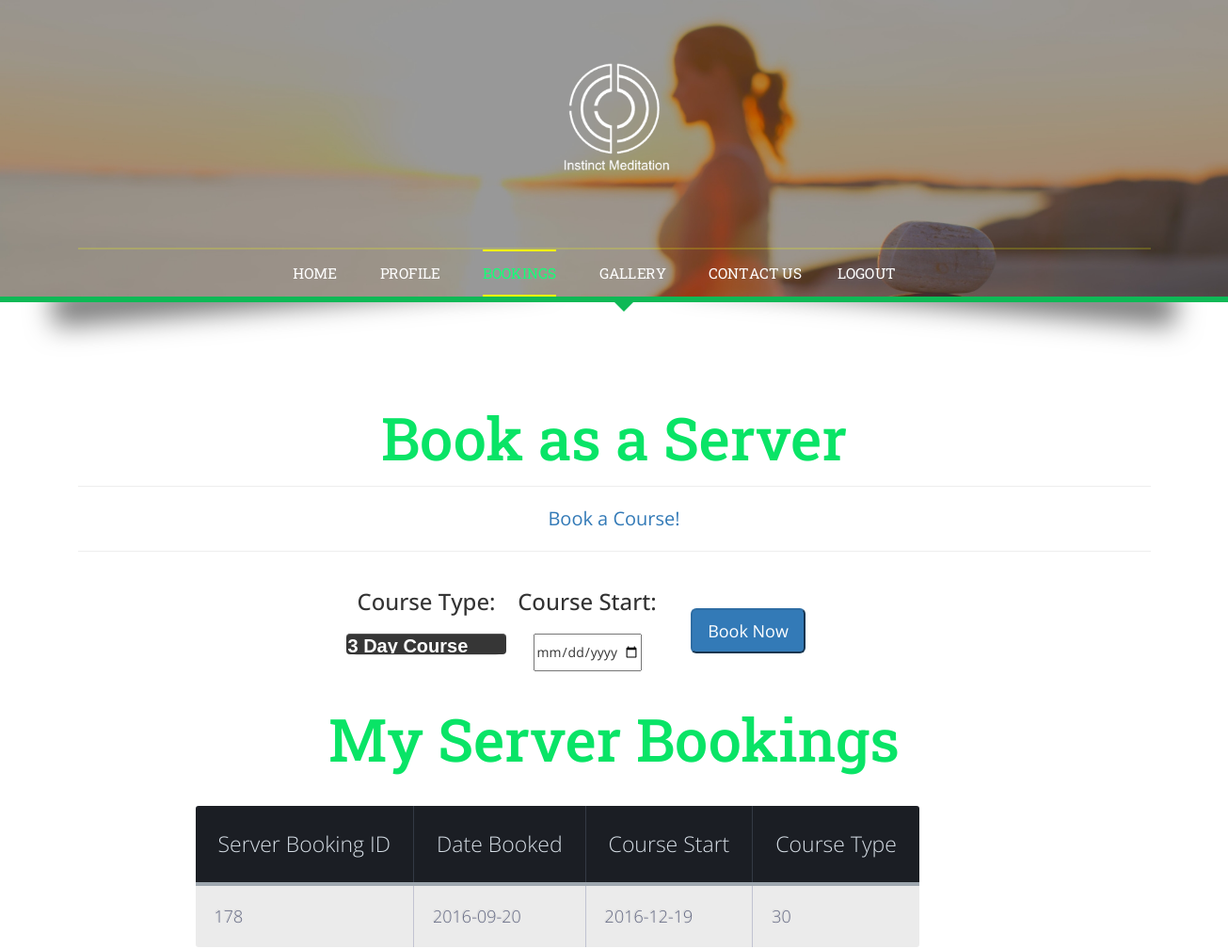
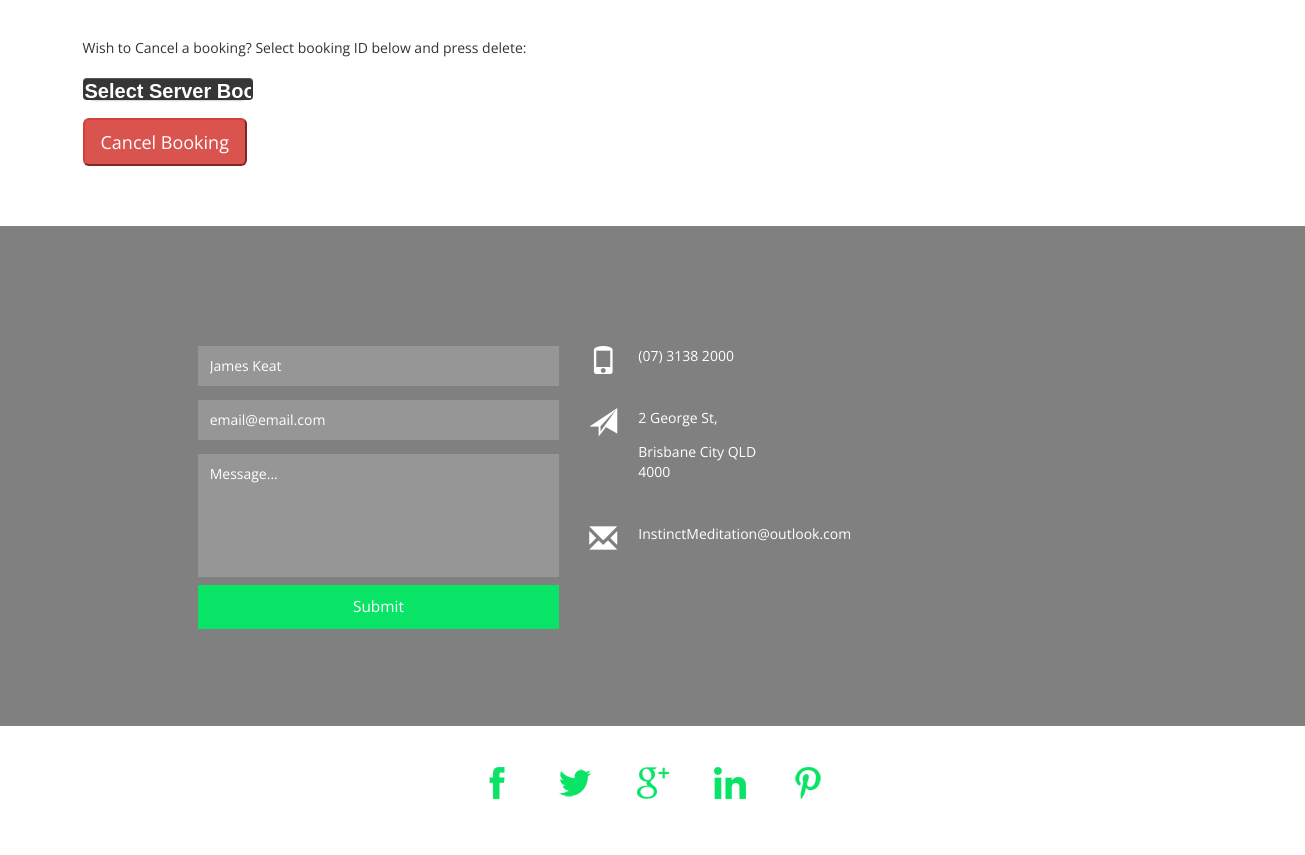
The app's page /serverbookings.php (signed in) with its own data (2 pictures, top to bottom).
### tables this page shows
CREATE TABLE `serverbookings` (
  `serverBookingID` int(64) NOT NULL,
  `userID` int(64) NOT NULL,
  `date` date NOT NULL,
  `serverStart` date NOT NULL,
  `courseEnd` date NOT NULL,
  `courseType` varchar(10) NOT NULL,
  `gender` text NOT NULL
);

### serverbookings.php (the view, shortened to what this page needs)
<?php
include "serverConnection.php";
if(isset($_SESSION['iAmLogged'] )){
$userBookinginfo = "SELECT * FROM serverBookings WHERE userID = '$_SESSION[userID]'";
$bookingpage = mysqli_query($con, $userBookinginfo) or die(mysqli_error($con));
}
?>
<!DOCTYPE html>
<html>
<head>
<link href="css/bootstrap.css" type="text/css" rel="stylesheet" media="all">
<link href="css/style.css" type="text/css" rel="stylesheet" media="all">
<link href="css/styletable.css" type="text/css" rel="stylesheet" media="all">
</head>
<body>
	<div class="banner">
		<div class="effect5">
			<div class="container">
				<div class="logo">
					<h1><a href="index.php"><img src="images/logo.png" alt="" /></a></h1>
				</div>
				<div class="top-nav">
					<nav class="navbar navbar-default">
						<div class="collapse navbar-collapse" id="bs-example-navbar-collapse-1">
							<ul class="nav navbar-nav navbar-center">
								<li><a href="loggedin.php"><span>H</span><span>O</span><span>M</span><span>E</span></a></li>
								<li><a href="profile.php" class="link link--yaku"><span>P</span><span>R</span><span>O</span><span>F</span><span>I</span><span>L</span><span>E</span></a></li>
								<li class="active"><a href="bookings.php" class="link link--yaku"><span>B</span><span>O</span><span>O</span><span>K</span><span>I</span><span>N</span><span>G</span><span>S</span></a></li>
								<li><a href="gallery.php" class="link link--yaku"><span>G</span><span>A</span><span>L</span><span>L</span><span>E</span><span>R</span><span>Y</span></a></li></a></li>
								<li><a href="#contact" class="scroll link link--yaku"><span>C</span><span>O</span><span>N</span><span>T</span><span>A</span><span>C</span><span>T</span> <span>U</span><span>S</span></a></li>
								<li><a href="process/logout.php" class="link link--yaku"><span>&nbsp; &nbsp; &nbsp; &nbsp; &nbsp;</span><span>L</span><span>O</span><span>G</span><span>O</span><span>U</span><span>T</span></a></li>
							</ul>
						</div>
					</nav>
				</div>
			</div>
		</div>
	</div>
	<div class="codes">
		<div class="container">
			<h3 class="title">Book as a Server</h3>
                <div id="adminTitle">
                    <hr><a href="bookings.php"> Book a Course! </a><hr>
                </div>
<div id="container">
    <div id="bookNow">
    <br>
        <form class="cd-form" action="process/processServerBooking.php" method="post" id="classBooking">
        <div class="bookForm">
            <div class="pos1-div">
            <h3> Course Type:  </h3> <br>
			<div class="select-div">
            <select name="courseType" >
                  <option value="3">3 Day Course</option>
            </select> </div>
            </div>
            <div class="pos2-div">
                <h3>Course Start: </h3> <br>
						<input class="full-width has-padding has-border" id="serverStart" name="serverStart" type="date" min="2016-08-01" max="2100-01-02" required>
            </div>
             <div class="pos3-div">
				<input class='btn-lg btn-primary' type="submit" name="bookNow" value="Book Now" ><p>
             </div>
        </div>
					</p> <br><br>
				</form>
    </div>
	<br> <br>
<h3 class="title">My Server Bookings</h3>	<br> <br>
<div id="myBookings">
	<div class="tablepos">
    <table>
	<thead>
	<tr>
        <th>Server Booking ID</th>
        <th>Date Booked</th>
		<th>Course Start</th>
        <th>Course Type</th>
	</tr>
	</thead>
	<tbody>
        <?php
    while($row = mysqli_fetch_array($bookingpage)) { ?>
	<tr>
        <td><?php echo strtoUpper($row['serverBookingID']) ?></td>
        <td><?php echo strtoUpper($row['date']) ?></td>
        <td><?php echo strtoUpper($row['serverStart']) ?> </td>
        <td><?php echo strtoUpper($row['courseType']) ?> </td>
        <?php }  ?>
	</tr>
	</tbody>
</table>
</div>
    </div>
<br><br>
             <form action="process/deleteServerBooking.php" method="post" id="deleteBooking"
                   onSubmit="if(!confirm('Do you really want to cancel your booking?')){return false;}">
        <p> Wish to Cancel a booking? Select booking ID below and press delete:</p> <br>
		<div class="select-div">
        <select name="deleteBooking">
            <option selected="true" disabled>Select Server Booking ID</option>
    </select> </div> <br> <br>
        <input class='btn-lg btn-danger' type="submit" value="Cancel Booking" onClick="myFunction()">
        </form >
<br><br><br>
</div>
</div>
	<div class="contact" id="contact">
		<div class="map">
			<iframe>allowfullscreen</iframe>
			<div class="map-color">
			</div>
		</div>
		<div class="contact-grids">
			<div class="col-md-5 contact-grid">
				<form action="process/processMessage.php" method="post" id="message">
<input type="text" value="<?php echo $_SESSION['firstName'];?> <?php echo $_SESSION['lastName'];?>" disabled >
<input type="text" value="<?php echo $_SESSION['email'];?>" placeholder="<?php echo $_SESSION['email'];?>" disabled >
        <textarea type="text" maxlength="500" name="message" onfocus="this.value = '';" onblur="if (this.value == '') {this.value = 'Message...';}" >Message...</textarea>
					<input type="submit" value="Submit" >
				</form>
			</div>
            <div class="col-md-3 contact-grid">
				<div class="call">
					<div class="col-xs-2 contact-grdl">
						<span class="glyphicon glyphicon-phone" aria-hidden="true"></span>
					</div>
					<div class="col-xs-10 contact-grdr">
						<ul>
							<li>(07) 3138 2000</li>
						</ul>
					</div>
					<div class="clearfix"> </div>
				</div>
				<div class="address">
					<div class="col-xs-2 contact-grdl">
						<span class="glyphicon glyphicon-send" aria-hidden="true"></span>
					</div>
					<div class="col-xs-10 contact-grdr">
						<ul>
							<li>2 George St,</li>
							<li>Brisbane City QLD 4000</li>
						</ul>
					</div>
					<div class="clearfix"> </div>
				</div>
				<div class="mail">
					<div class="col-xs-2 contact-grdl">
						<span class="glyphicon glyphicon-envelope" aria-hidden="true"></span>
					</div>
					<div class="col-xs-10 contact-grdr">
						<ul>
							<li>InstinctMeditation@outlook.com</li>
						</ul>
					</div>
					<div class="clearfix"> </div>
				</div>
			</div>
			<div class="clearfix"> </div>
		</div>
	</div>
	<div class="footer">
		<div class="footer-info">
			<div class="container">
				<div class="icons">
					<ul>
						<li><a href="#" data-toggle="tooltip" data-placement="top" title="Facebook"><img src="images/i1.png" alt=""/></a></li>
						<li><a href="#" data-toggle="tooltip" data-placement="top" title="Twitter"><img src="images/i2.png" alt=""/> </a></li>
						<li><a href="#" data-toggle="tooltip" data-placement="top" title="Google+"><img src="images/i3.png" alt=""/></a></li>
						<li><a href="#" data-toggle="tooltip" data-placement="top" title="LinkedIn"><img src="images/i4.png" alt=""/> </a></li>
						<li><a href="#" data-toggle="tooltip" data-placement="top" title="Pinterest"><img src="images/i5.png" alt=""/> </a></li>
					</ul>
				</div>
			</div>
		</div>
	</div>
</body>
</html>

### css/styletable.css (style rules this page uses)
div.tablepos { position: relative; left: 125px; }
th { color:#D5DDE5;; background:#1b1e24; border-bottom:4px solid #9ea7af; border-right: 1px solid #343a45; font-size:23px; font-weight: 100; padding:24px; text-align:left; text-shadow: 0 1px 1px rgba(0, 0, 0, 0.1); vertical-align:middle; }
th:first-child { border-top-left-radius:3px; }
th:last-child { border-top-right-radius:3px; border-right:none; }
tr { border-top: 1px solid #C1C3D1; border-bottom-: 1px solid #C1C3D1; color:#666B85; font-size:16px; font-weight:normal; text-shadow: 0 1px 1px rgba(256, 256, 256, 0.1); }
tr:first-child { border-top:none; }
tr:last-child { border-bottom:none; }
tr:nth-child(odd) td { background:#EBEBEB; }
tr:last-child td:first-child { border-bottom-left-radius:3px; }
tr:last-child td:last-child { border-bottom-right-radius:3px; }
td { background:#FFFFFF; padding:20px; text-align:left; vertical-align:middle; font-weight:300; font-size:18px; text-shadow: -1px -1px 1px rgba(0, 0, 0, 0.1); border-right: 1px solid #C1C3D1; }
td:last-child { border-right: 0px; }

### records on screen
serverbookings: serverBookingID "178", date "2016-09-20", serverStart "2016-12-19", courseType "30"
